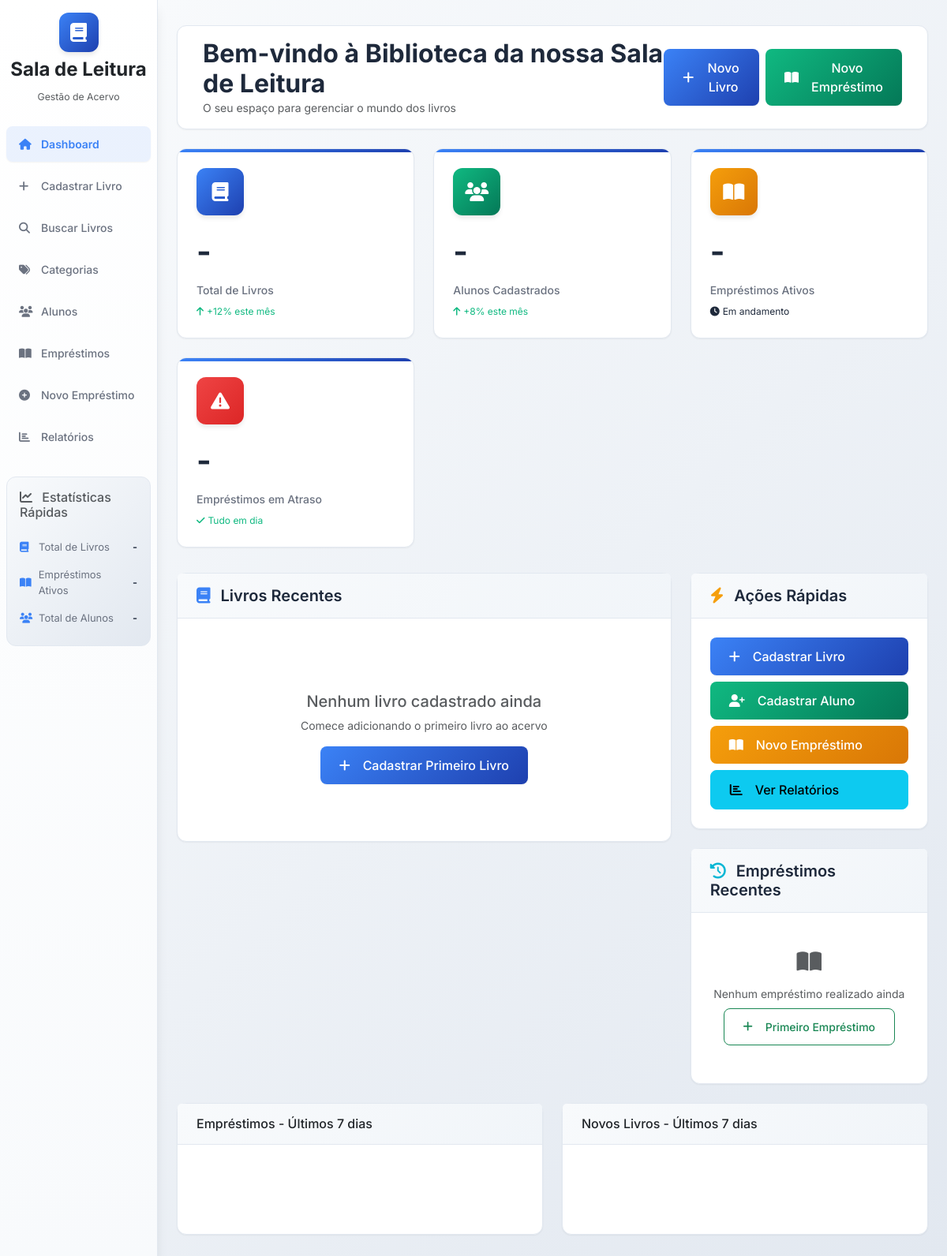
Before: / with the older database file.
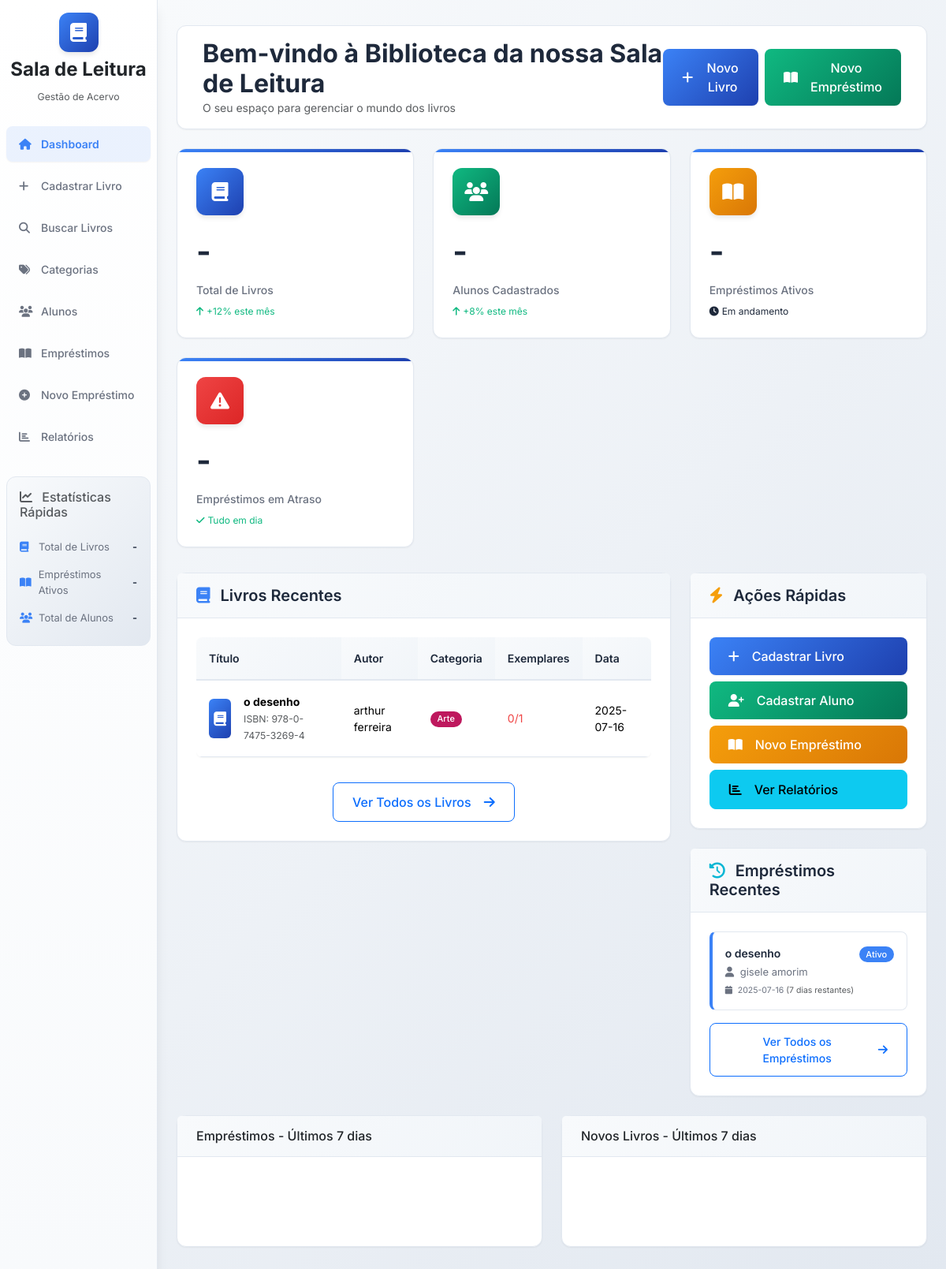
After: the same page with the newer database file.
### database/models.py (models this page shows, shortened)
class Book(db.Model):
    __tablename__ = 'books'
    id = db.Column(db.String(36), primary_key=True, default=generate_uuid)
    title = db.Column(db.String(200), nullable=False)
    author = db.Column(db.String(200), nullable=False)
    isbn = db.Column(db.String(20), unique=True)
    total_copies = db.Column(db.Integer, nullable=False)
    category = db.Column(db.String(36), db.ForeignKey('categories.id'))
    publisher = db.Column(db.String(200))
    publication_year = db.Column(db.Integer)
    description = db.Column(db.Text)
    cover_image = db.Column(db.String(500))
    qr_code = db.Column(db.String(100), unique=True)
    created_date = db.Column(db.DateTime, default=datetime.utcnow)
    updated_date = db.Column(db.DateTime, default=datetime.utcnow, onupdate=datetime.utcnow)
    copies = db.relationship('BookCopy', backref='book', lazy=True, cascade='all, delete-orphan')
    loans = db.relationship('Loan', backref='book', lazy=True)
    @property
    def available_copies(self):
        return db.session.query(func.count(BookCopy.id)).filter(
            BookCopy.book_id == self.id, BookCopy.status == 'available'
        ).scalar()

class Category(db.Model):
    __tablename__ = 'categories'
    id = db.Column(db.String(36), primary_key=True, default=generate_uuid)
    name = db.Column(db.String(100), nullable=False, unique=True)
    description = db.Column(db.Text)
    color = db.Column(db.String(7), default='#3b82f6')
    active = db.Column(db.Boolean, default=True)
    created_date = db.Column(db.DateTime, default=datetime.utcnow)
    updated_date = db.Column(db.DateTime, default=datetime.utcnow, onupdate=datetime.utcnow)
    books = db.relationship('Book', backref='category_obj', lazy=True)

class Loan(db.Model):
    __tablename__ = 'loans'
    id = db.Column(db.String(36), primary_key=True, default=generate_uuid)
    student_id = db.Column(db.String(36), db.ForeignKey('students.id'), nullable=False)
    book_id = db.Column(db.String(36), db.ForeignKey('books.id'), nullable=False)
    book_copy_id = db.Column(db.String(36), db.ForeignKey('book_copies.id'), nullable=False)
    loan_date = db.Column(db.Date, nullable=False, default=datetime.utcnow().date)
    expected_return_date = db.Column(db.Date, nullable=False)
    actual_return_date = db.Column(db.Date)
    status = db.Column(db.String(20), db.CheckConstraint("status IN ('active', 'returned', 'overdue')"), default='active', nullable=False)
    notes = db.Column(db.Text)
    librarian_id = db.Column(db.String(36))  # Para futuras implementações
    created_date = db.Column(db.DateTime, default=datetime.utcnow)
    updated_date = db.Column(db.DateTime, default=datetime.utcnow, onupdate=datetime.utcnow)
    @property
    def is_overdue(self):
        if self.status == 'active' and self.expected_return_date:
            return datetime.now().date() > self.expected_return_date
        return False
    @property
    def days_remaining(self):
        if self.status == 'active' and self.expected_return_date:
            delta = self.expected_return_date - datetime.now().date()
            return delta.days
        return 0

class Student(db.Model):
    __tablename__ = 'students'
    id = db.Column(db.String(36), primary_key=True, default=generate_uuid)
    name = db.Column(db.String(200), nullable=False)
    class_room = db.Column(db.String(50), nullable=False)
    birth_year = db.Column(db.Integer, nullable=False)
    phone = db.Column(db.String(20))
    address = db.Column(db.Text)
    guardian_name = db.Column(db.String(200), nullable=False)
    guardian_phone = db.Column(db.String(20))
    registration_number = db.Column(db.String(50), unique=True)
    active = db.Column(db.Boolean, default=True)
    created_date = db.Column(db.DateTime, default=datetime.utcnow)
    updated_date = db.Column(db.DateTime, default=datetime.utcnow, onupdate=datetime.utcnow)
    loans = db.relationship('Loan', backref='student', lazy=True)

### app.py (the view)
    @app.route('/')
    def dashboard():
        total_books = db.session.query(func.count(Book.id)).scalar()
        total_students = db.session.query(func.count(Student.id)).filter_by(active=True).scalar()
        active_loans = db.session.query(func.count(Loan.id)).filter(Loan.status == 'active').scalar()
        overdue_loans = db.session.query(func.count(Loan.id)).filter(
            Loan.status == 'active', Loan.expected_return_date < datetime.now().date()
        ).scalar()
        recent_books = Book.query.order_by(Book.created_date.desc()).limit(5).all()
        recent_loans = db.session.query(Loan, Book, Student).join(Book).join(Student).filter(
            Loan.status == 'active'
        ).order_by(Loan.loan_date.desc()).limit(5).all()
        return render_template('dashboard.html',
                              total_books=total_books,
                              total_students=total_students,
                              active_loans=active_loans,
                              overdue_loans=overdue_loans,
                              recent_books=recent_books,
                              recent_loans=recent_loans)

### utils/helpers.py (called while the page is built)
def format_date(value, format='%Y-%m-%d'):
    if value is None:
        return ""
    if isinstance(value, str):
        try:
            value = datetime.fromisoformat(value).date()
        except ValueError:
            return value
    elif not isinstance(value, (datetime, date)):
        return str(value)
    return value.strftime(format)

### templates/dashboard.html (shortened to what the changed rows need)
{% extends "base.html" %}
{% block content %}
<div class="main-header d-flex justify-content-between align-items-center py-3 mb-4">
    <div>
        <h1 class="h2 mb-0">Bem-vindo à Biblioteca da nossa Sala de Leitura</h1>
    </div>
</div>
<div class="row mt-4">
    <div class="col-lg-8">
        <div class="card slide-in">
            <div class="card-body">
                {% if recent_books %}
                    <div class="table-responsive">
                        <table class="table table-hover">
                            <thead>
                                <tr>
                                    <th>Título</th>
                                    <th>Autor</th>
                                    <th>Categoria</th>
                                    <th>Exemplares</th>
                                    <th>Data</th>
                                </tr>
                            </thead>
                            <tbody>
                                {% for book in recent_books %}
                                <tr>
                                    <td>
                                        <div class="d-flex align-items-center">
                                            <div class="book-cover me-3">
                                                <i class="fas fa-book"></i>
                                            </div>
                                            <div>
                                                <strong>{{ book.title }}</strong>
                                                {% if book.isbn %}
                                                    <br><small class="text-muted">ISBN: {{ book.isbn }}</small>
                                                {% endif %}
                                            </div>
                                        </div>
                                    </td>
                                    <td>{{ book.author }}</td>
                                    <td>
                                        {% if book.category_obj %}
                                            <span class="badge" style="background-color: {{ book.category_obj.color }};">
                                                {{ book.category_obj.name }}
                                            </span>
                                        {% endif %}
                                    </td>
                                    <td>
                                        <span class="availability {% if book.available_copies > 0 %}available{% else %}unavailable{% endif %}">
                                            {{ book.available_copies }}/{{ book.total_copies }}
                                        </span>
                                    </td>
                                    <td>{{ book.created_date|format_date }}</td>
                                </tr>
                                {% endfor %}
                            </tbody>
                        </table>
                    </div>
                    <div class="text-center mt-3">
                        <a href="/books" class="btn btn-outline-primary">
                            Ver Todos os Livros
                            <i class="fas fa-arrow-right ms-2"></i>
                        </a>
                    </div>
                {% else %}
                    <div class="text-center py-5">
                        <h5 class="text-muted">Nenhum livro cadastrado ainda</h5>
                        <p class="text-muted mb-3">Comece adicionando o primeiro livro ao acervo</p>
                        <a href="/books/add" class="btn btn-primary">
                            <i class="fas fa-plus me-2"></i>
                            Cadastrar Primeiro Livro
                        </a>
                    </div>
                {% endif %}
            </div>
        </div>
    </div>
    <div class="col-lg-4">
        <div class="card slide-in" style="animation-delay: 0.4s">
            <div class="card-body">
                {% if recent_loans %}
                    {% for loan, book, student in recent_loans %}
                        <div class="loan-card mb-3 {% if loan.is_overdue %}overdue{% else %}active{% endif %}">
                            <div class="d-flex justify-content-between align-items-start">
                                <div>
                                    <strong class="loan-book-title">{{ book.title }}</strong>
                                    <div class="loan-student">
                                        <i class="fas fa-user me-1"></i>
                                        {{ student.name }}
                                    </div>
                                    <div class="loan-dates">
                                        <small>
                                            <i class="fas fa-calendar me-1"></i>
                                            {{ loan.loan_date|format_date }}
                                            {% if loan.is_overdue %}
                                                <span class="text-danger">
                                                    ({{ loan.days_overdue }} dias de atraso)
                                                </span>
                                            {% else %}
                                                <span class="text-muted">
                                                    ({{ loan.days_remaining }} dias restantes)
                                                </span>
                                            {% endif %}
                                        </small>
                                    </div>
                                </div>
                                <div class="loan-status">
                                    {% if loan.is_overdue %}
                                        <span class="badge badge-danger">Em Atraso</span>
                                    {% else %}
                                        <span class="badge badge-primary">Ativo</span>
                                    {% endif %}
                                </div>
                            </div>
                        </div>
                    {% endfor %}
                    <div class="text-center">
                        <a href="/loans" class="btn btn-outline-primary btn-sm">
                            Ver Todos os Empréstimos
                            <i class="fas fa-arrow-right ms-2"></i>
                        </a>
                    </div>
                {% else %}
                    <div class="text-center py-4">
                        <i class="fas fa-book-open fa-2x text-muted mb-3"></i>
                        <p class="text-muted mb-0">Nenhum empréstimo realizado ainda</p>
                        <a href="/loans/new" class="btn btn-outline-success btn-sm mt-2">
                            <i class="fas fa-plus me-2"></i>
                            Primeiro Empréstimo
                        </a>
                    </div>
                {% endif %}
            </div>
        </div>
    </div>
</div>
{% endblock %}

Changed rows visible on the page:
added Book: title "o desenho", isbn "978-0-7475-3269-4", author "arthur ferreira", category_obj.name "Arte", available_copies "0", total_copies "1", created_date "2025-07-16"
added Loan: title "o desenho", name "gisele amorim", loan_date "2025-07-16", days_remaining "7", shows "Ativo"
Other visible differences:
text no longer shown: "Nenhum livro cadastrado ainda Comece adicionando o primeiro livro ao acervo Cadastrar Primeiro Livro Nenhum empréstimo realizado ainda Primeiro Empréstimo"
text now shown: "Título Autor Categoria Exemplares Data Ver Todos os Livros Ver Todos os Empréstimos"
